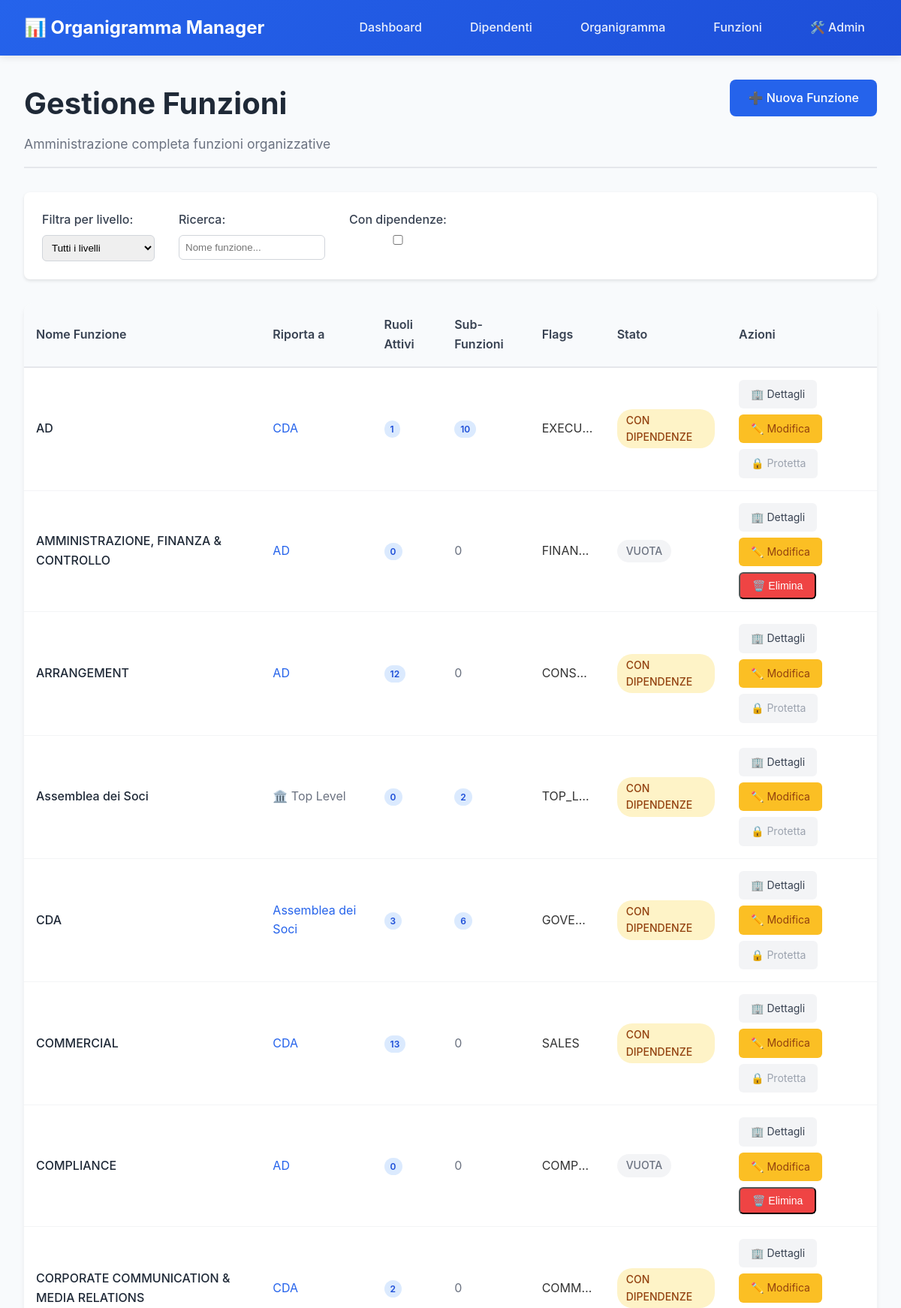
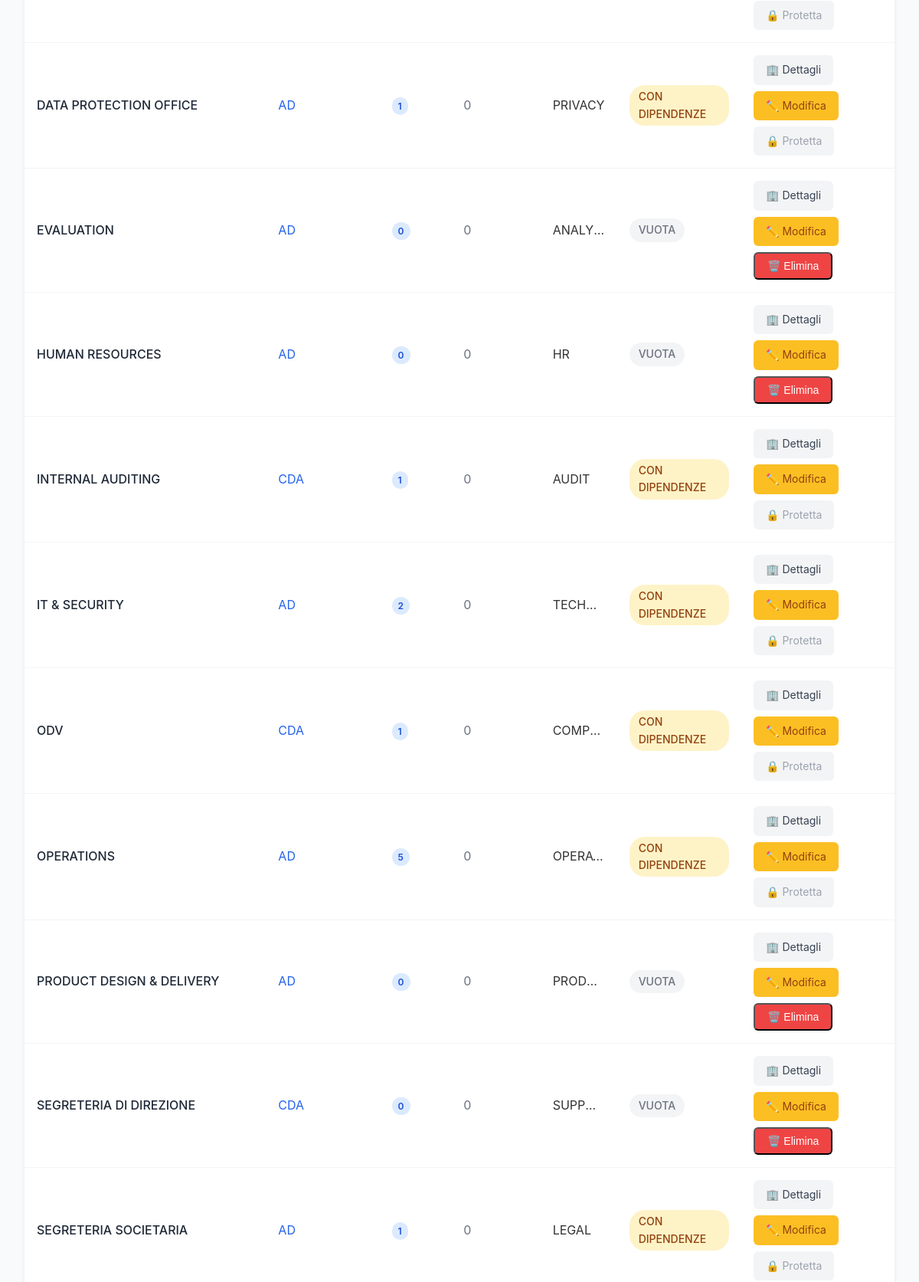
The app's page /admin/functions (upper part) with its own data (2 pictures, top to bottom).
### tables this page shows
CREATE TABLE functions (
    id INTEGER PRIMARY KEY AUTOINCREMENT,
    name TEXT NOT NULL UNIQUE,
    reports_to TEXT REFERENCES functions(name),
    flags TEXT(25),
    created_at DATETIME DEFAULT CURRENT_TIMESTAMP,
    updated_at DATETIME DEFAULT CURRENT_TIMESTAMP
);

### src/web/routes/crud_web.py (the view)
@router.get("/admin/functions", response_class=HTMLResponse)
async def admin_functions(request: Request):
    functions = repository.get_all_functions()
    functions_with_deps = []
    for func in functions:
        deps = repository.get_function_dependencies(func.name)
        roles = repository.get_function_roles(func.name, active_only=True)
        functions_with_deps.append({
            "function": func,
            "dependencies": deps,
            "active_roles": len(roles),
            "can_delete": not deps['has_dependencies']
        })
    return templates.TemplateResponse("admin/functions.html", {
        "request": request,
        "title": "Gestione Funzioni",
        "functions": functions_with_deps,
        "all_functions": functions  # Per dropdown parent
    })

### src/web/templates/admin/functions.html (shortened to what this page needs)
{% extends "base.html" %}
{% block content %}
<div class="page-header">
    <div class="header-content">
        <h1>Gestione Funzioni</h1>
        <p class="page-subtitle">Amministrazione completa funzioni organizzative</p>
    </div>
    <div class="header-actions">
        <a href="/admin/functions/new" class="btn btn-primary">➕ Nuova Funzione</a>
    </div>
</div>
<div class="admin-filters">
    <div class="filter-group">
        <label>Filtra per livello:</label>
        <select id="level-filter" class="filter-select">
            <option value="">Tutti i livelli</option>
        </select>
    </div>
    <div class="filter-group">
        <label>Ricerca:</label>
        <input type="text" id="search-filter" placeholder="Nome funzione..." class="filter-input">
    </div>
    <div class="filter-group">
        <label>Con dipendenze:</label>
        <input type="checkbox" id="dependencies-filter" title="Mostra solo funzioni con dipendenze">
    </div>
</div>
<div class="table-container">
    <table class="data-table" id="functions-table">
        <thead>
            <tr>
                <th>Nome Funzione</th>
                <th>Riporta a</th>
                <th>Ruoli Attivi</th>
                <th>Sub-Funzioni</th>
                <th>Flags</th>
                <th>Stato</th>
                <th>Azioni</th>
            </tr>
        </thead>
        <tbody>
            {% for func_item in functions %}
            <tr data-level="{{ 'top' if not func_item.function.reports_to else 'sub' }}"
                data-has-deps="{{ func_item.dependencies.has_dependencies }}"
                data-function-name="{{ func_item.function.name }}">
                <td class="function-name">
                    <a href="/function/{{ func_item.function.name }}">{{ func_item.function.name }}</a>
                </td>
                <td>
                    {% if func_item.function.reports_to %}
                    <a href="/function/{{ func_item.function.reports_to }}">{{ func_item.function.reports_to }}</a>
                    {% else %}
                    <span class="text-muted">🏛️ Top Level</span>
                    {% endif %}
                </td>
                <td>
                    <span class="badge-count">{{ func_item.active_roles }}</span>
                </td>
                <td>
                    {% if func_item.dependencies.sub_functions > 0 %}
                    <span class="badge-count">{{ func_item.dependencies.sub_functions }}</span>
                    {% else %}
                    <span class="text-muted">0</span>
                    {% endif %}
                </td>
                <td class="flags-cell">{{ func_item.function.flags or '' }}</td>
                <td>
                    {% if func_item.dependencies.has_dependencies %}
                    <span class="status-badge status-deps">Con Dipendenze</span>
                    {% elif func_item.active_roles > 0 %}
                    <span class="status-badge status-active">Attiva</span>
                    {% else %}
                    <span class="status-badge status-empty">Vuota</span>
                    {% endif %}
                </td>
                <td class="actions-cell">
                    <div class="action-buttons">
                        <a href="/function/{{ func_item.function.name }}" class="btn-small">🏢 Dettagli</a>
                        <a href="/admin/functions/{{ func_item.function.name }}/edit" class="btn-small btn-edit">✏️ Modifica</a>
                        {% if func_item.can_delete %}
                        <button class="btn-small btn-danger" onclick="confirmDeleteFunction('{{ func_item.function.name }}')">🗑️ Elimina</button>
                        {% else %}
                        <span class="btn-small btn-disabled" title="Non eliminabile: ha dipendenze">🔒 Protetta</span>
                        {% endif %}
                    </div>
                </td>
            </tr>
            {% endfor %}
        </tbody>
    </table>
</div>
{% endblock %}

### src/web/static/style.css (style rules this page uses)
* { margin: 0; padding: 0; box-sizing: border-box; }
body { font-family: -apple-system, BlinkMacSystemFont, 'Segoe UI', Roboto, Oxygen, Ubuntu, Cantarell, sans-serif; line-height: 1.6; color: #333; background-color: #f8fafc; }
a { color: #2563eb; text-decoration: none; }
.page-header { margin-bottom: 2rem; border-bottom: 2px solid #e5e7eb; padding-bottom: 1rem; }
.page-header h1 { font-size: 2.5rem; font-weight: 700; color: #1f2937; margin-bottom: 0.5rem; }
.page-subtitle { font-size: 1.1rem; color: #6b7280; }
.btn { display: inline-flex; align-items: center; gap: 0.5rem; padding: 0.75rem 1.5rem; font-weight: 500; border: none; border-radius: 8px; cursor: pointer; text-decoration: none; transition: all 0.2s; }
.btn-primary { background: #2563eb; color: white; }
.btn-small { padding: 0.5rem 1rem; font-size: 0.875rem; background: #f3f4f6; color: #374151; border-radius: 6px; }
.table-container { background: white; border-radius: 12px; overflow: hidden; box-shadow: 0 4px 6px rgba(0, 0, 0, 0.07); }
.data-table { width: 100%; border-collapse: collapse; }
.data-table th { background: #f8fafc; color: #374151; font-weight: 600; padding: 1rem; text-align: left; border-bottom: 2px solid #e5e7eb; }
.data-table td { padding: 1rem; border-bottom: 1px solid #f3f4f6; }
.employee-name a, .function-name a { font-weight: 500; color: #1f2937; }
.status-badge { display: inline-block; padding: 0.25rem 0.75rem; border-radius: 20px; font-size: 0.875rem; font-weight: 500; text-transform: uppercase; }
.text-muted { color: #6b7280; }

### src/web/static/admin.css (style rules this page uses)
.page-header { display: flex; justify-content: space-between; align-items: start; margin-bottom: 2rem; padding-bottom: 1rem; border-bottom: 2px solid #e5e7eb; }
.header-content h1 { font-size: 2.5rem; font-weight: 700; color: #1f2937; margin-bottom: 0.5rem; }
.admin-filters { display: flex; gap: 2rem; margin-bottom: 2rem; padding: 1.5rem; background: white; border-radius: 8px; box-shadow: 0 2px 4px rgba(0, 0, 0, 0.1); }
.filter-group { display: flex; flex-direction: column; gap: 0.5rem; }
.filter-group label { font-weight: 500; color: #374151; }
.filter-select, .filter-input { padding: 0.5rem; border: 1px solid #d1d5db; border-radius: 6px; min-width: 150px; }
.actions-cell { width: 200px; }
.action-buttons { display: flex; gap: 0.5rem; flex-wrap: wrap; }
.btn-edit { background: #fbbf24; color: #92400e; }
.btn-danger { background: #ef4444; color: white; }
.flags-cell { max-width: 100px; overflow: hidden; text-overflow: ellipsis; white-space: nowrap; }
.badge-count { background: #dbeafe; color: #1d4ed8; padding: 0.25rem 0.5rem; border-radius: 12px; font-size: 0.75rem; font-weight: 600; }
.status-deps { background: #fef3c7; color: #92400e; }
.status-empty { background: #f3f4f6; color: #6b7280; }
.btn-disabled { background: #f3f4f6 !important; color: #9ca3af !important; cursor: not-allowed !important; }

### records on screen
functions: function.name "AD", function.reports_to "CDA", function "EXECU…"
functions: function.name "AMMINISTRAZIONE, FINANZA & CONTROLLO", function.reports_to "AD", function "FINAN…"
functions: function.name "ARRANGEMENT", function.reports_to "AD", function "CONS…"
functions: function.name "Assemblea dei Soci", function "TOP_L…"
functions: function.name "CDA", function.reports_to "Assemblea dei Soci", function "GOVE…"
functions: function.name "COMMERCIAL", function.reports_to "CDA", function "SALES"
functions: function.name "COMPLIANCE", function.reports_to "AD", function "COMP…"
functions: function.name "CORPORATE COMMUNICATION & MEDIA RELATIONS", function.reports_to "CDA", function "COMM…"
functions: function.name "DATA PROTECTION OFFICE", function.reports_to "AD", function "PRIVACY"
functions: function.name "EVALUATION", function.reports_to "AD", function "ANALY…"
functions: function.name "HUMAN RESOURCES", function.reports_to "AD", function "HR"
functions: function.name "INTERNAL AUDITING", function.reports_to "CDA", function "AUDIT"
functions: function.name "IT & SECURITY", function.reports_to "AD", function "TECH…"
functions: function.name "ODV", function.reports_to "CDA", function "COMP…"
functions: function.name "OPERATIONS", function.reports_to "AD", function "OPERA…"
functions: function.name "PRODUCT DESIGN & DELIVERY", function.reports_to "AD", function "PROD…"
functions: function.name "SEGRETERIA DI DIREZIONE", function.reports_to "CDA", function "SUPP…"
functions: function.name "SEGRETERIA SOCIETARIA", function.reports_to "AD", function "LEGAL"

### other values on screen
{{ func_item.active_roles }} "1" "0" "12" "0" "3" "13" "0" "2" "1" "0" "0" "1" "2" "1" "5" "0" "0" "1"
{{ func_item.dependencies.sub_functions }} "10" "2" "6"
